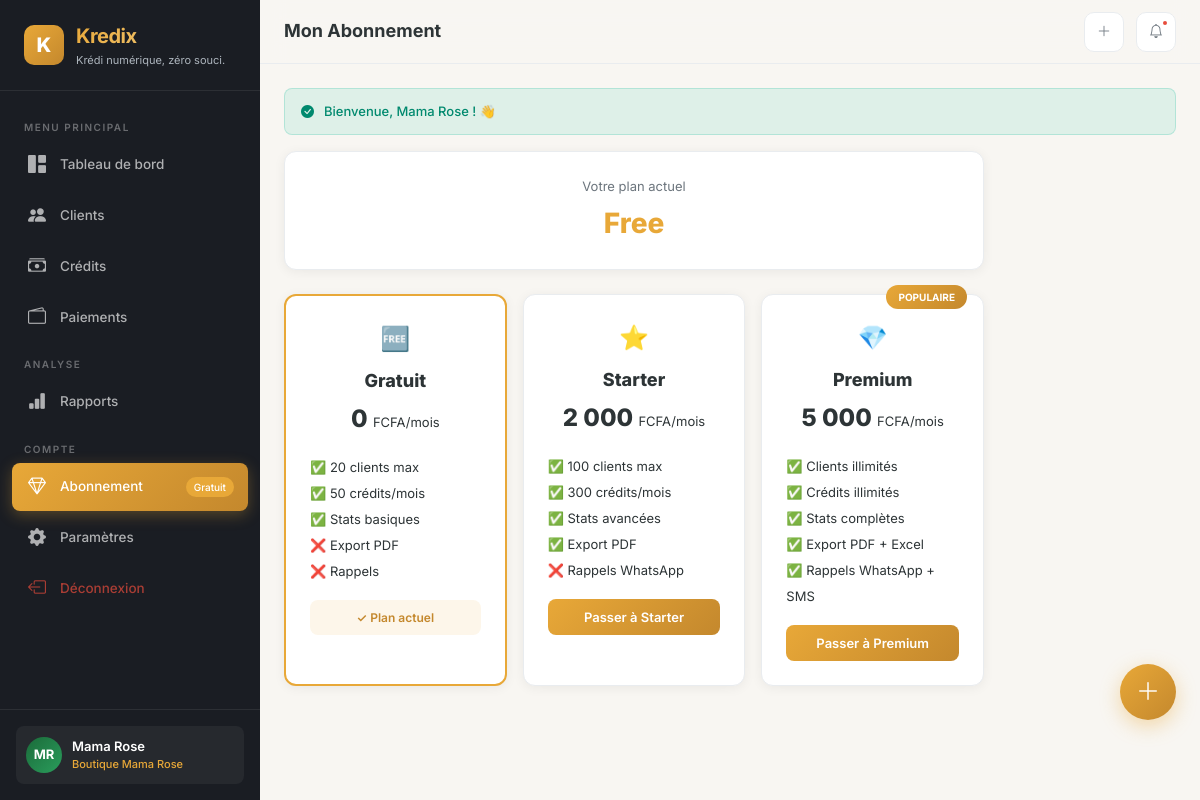
Page /subscription (signed in) on the committed database.
### tables this page shows
CREATE TABLE `users` (
    `id` INT AUTO_INCREMENT PRIMARY KEY,
    `full_name` VARCHAR(100) NOT NULL,
    `email` VARCHAR(150) UNIQUE DEFAULT NULL,
    `phone` VARCHAR(20) NOT NULL UNIQUE,
    `password_hash` VARCHAR(255) NOT NULL,
    `avatar` VARCHAR(255) DEFAULT NULL,
    `is_active` TINYINT(1) DEFAULT 1,
    `email_verified_at` TIMESTAMP NULL DEFAULT NULL,
    `remember_token` VARCHAR(100) DEFAULT NULL,
    `last_login_at` TIMESTAMP NULL DEFAULT NULL,
    `created_at` TIMESTAMP DEFAULT CURRENT_TIMESTAMP,
    `updated_at` TIMESTAMP DEFAULT CURRENT_TIMESTAMP ON UPDATE CURRENT_TIMESTAMP,
    INDEX `idx_phone` (`phone`),
    INDEX `idx_email` (`email`)
);

CREATE TABLE `shops` (
    `id` INT AUTO_INCREMENT PRIMARY KEY,
    `user_id` INT NOT NULL,
    `name` VARCHAR(100) NOT NULL,
    `type` VARCHAR(50) DEFAULT 'boutique',
    `phone` VARCHAR(20) DEFAULT NULL,
    `address` TEXT DEFAULT NULL,
    `city` VARCHAR(50) DEFAULT 'Douala',
    `currency` VARCHAR(10) DEFAULT 'XAF',
    `logo` VARCHAR(255) DEFAULT NULL,
    `is_active` TINYINT(1) DEFAULT 1,
    `created_at` TIMESTAMP DEFAULT CURRENT_TIMESTAMP,
    `updated_at` TIMESTAMP DEFAULT CURRENT_TIMESTAMP ON UPDATE CURRENT_TIMESTAMP,
    FOREIGN KEY (`user_id`) REFERENCES `users`(`id`) ON DELETE CASCADE,
    INDEX `idx_user` (`user_id`)
);

### app/controllers/SubscriptionController.php (called while the page is built, shortened)
<?php
class SubscriptionController extends Controller
{
    private Subscription $subscriptionModel;
    public function __construct()
    {
        $this->subscriptionModel = new Subscription();
    }
    public function index(): void
    {
        $user = $this->user();
        $currentPlan = $this->subscriptionModel->getCurrentPlan($user->id);
        $subscription = $this->subscriptionModel->getActive($user->id);
        $this->view('subscription.index', [
            'title'        => 'Mon Abonnement',
            'currentPlan'  => $currentPlan,
            'subscription' => $subscription,
            'shop'         => $this->shop(),
        ]);
    }
}

### config/routes.php (called while the page is built)
<?php
$router = new Router();
$router->get('', 'AuthController', 'showLogin');
$router->get('login', 'AuthController', 'showLogin');
$router->post('login', 'AuthController', 'login');
$router->get('register', 'AuthController', 'showRegister');
$router->post('register', 'AuthController', 'register');
$router->get('logout', 'AuthController', 'logout');
$router->get('forgot-password', 'AuthController', 'showForgotPassword');
$router->post('forgot-password', 'AuthController', 'forgotPassword');
$router->get('dashboard', 'DashboardController', 'index');
$router->get('customers', 'CustomerController', 'index');
$router->get('customers/create', 'CustomerController', 'create');
$router->post('customers/store', 'CustomerController', 'store');
$router->get('customers/show/{id}', 'CustomerController', 'show');
$router->get('customers/edit/{id}', 'CustomerController', 'edit');
$router->post('customers/update/{id}', 'CustomerController', 'update');
$router->post('customers/delete/{id}', 'CustomerController', 'delete');
$router->get('customers/search', 'CustomerController', 'search');
$router->get('credits', 'CreditController', 'index');
$router->get('credits/create', 'CreditController', 'create');
$router->get('credits/create/{customer_id}', 'CreditController', 'create');
$router->post('credits/store', 'CreditController', 'store');
$router->get('credits/show/{id}', 'CreditController', 'show');
$router->post('credits/cancel/{id}', 'CreditController', 'cancel');
$router->get('payments', 'PaymentController', 'index');
$router->get('payments/create/{credit_id}', 'PaymentController', 'create');
$router->post('payments/store', 'PaymentController', 'store');
$router->get('reports', 'ReportController', 'index');
$router->get('settings', 'SettingsController', 'index');
$router->post('settings/update-profile', 'SettingsController', 'updateProfile');
$router->post('settings/update-shop', 'SettingsController', 'updateShop');
$router->post('settings/update-password', 'SettingsController', 'updatePassword');
$router->get('subscription', 'SubscriptionController', 'index');
$router->post('subscription/upgrade', 'SubscriptionController', 'upgrade');
$router->get('api/customers/search', 'CustomerController', 'apiSearch');
$router->get('api/dashboard/stats', 'DashboardController', 'apiStats');
$router->dispatch();

### index.php (called while the page is built, shortened)
<?php
spl_autoload_register(function ($class) {
    $coreFile = BASE_PATH . '/core/' . $class . '.php';
    if (file_exists($coreFile)) {
        return;
    }
    $controllerFile = BASE_PATH . '/app/controllers/' . $class . '.php';
    if (file_exists($controllerFile)) {
        return;
    }
    $modelFile = BASE_PATH . '/app/models/' . $class . '.php';
    if (file_exists($modelFile)) {
        return;
    }
});
require_once BASE_PATH . '/app/helpers/functions.php';
require_once BASE_PATH . '/config/app.php';
require_once BASE_PATH . '/config/database.php';
require_once BASE_PATH . '/config/routes.php';

### app/helpers/functions.php (called while the page is built, shortened)
<?php
function url(string $path = ''): string
{
    return BASE_URL . '/' . ltrim($path, '/');
}
function asset(string $path): string
{
    return BASE_URL . '/public/' . ltrim($path, '/');
}
function e(?string $value): string
{
    return htmlspecialchars($value ?? '', ENT_QUOTES, 'UTF-8');
}
function isRoute(string $route): bool
{
    $currentUrl = $_GET['url'] ?? '';
    $currentUrl = rtrim($currentUrl, '/');
    return $currentUrl === $route || strpos($currentUrl, $route) === 0;
}
function activeClass(string $route): string
{
    return isRoute($route) ? 'active' : '';
}
function initials(string $name): string
{
    $parts = explode(' ', trim($name));
    $initials = '';
    foreach (array_slice($parts, 0, 2) as $part) {
        $initials .= mb_strtoupper(mb_substr($part, 0, 1));
    }
    return $initials;
}

### core/Database.php (called while the page is built, shortened)
<?php
class Database
{
    private static ?Database $instance = null;
    private PDO $pdo;
    private function __construct()
    {
        try {
            $dsn = "mysql:host=" . DB_HOST . ";dbname=" . DB_NAME . ";charset=" . DB_CHARSET;
            $options = [
                PDO::ATTR_ERRMODE            => PDO::ERRMODE_EXCEPTION,
                PDO::ATTR_DEFAULT_FETCH_MODE => PDO::FETCH_OBJ,
                PDO::ATTR_EMULATE_PREPARES   => false,
                PDO::MYSQL_ATTR_INIT_COMMAND => "SET NAMES " . DB_CHARSET
            ];
            $this->pdo = new PDO($dsn, DB_USER, DB_PASS, $options);
        } catch (PDOException $e) {
            if (APP_DEBUG) {
                die("Erreur de connexion : " . $e->getMessage());
            }
            die("Erreur de connexion à la base de données. Veuillez réessayer.");
        }
    }
    public static function getInstance(): self
    {
        if (self::$instance === null) {
            self::$instance = new self();
        }
        return self::$instance;
    }
    public function query(string $sql, array $params = []): PDOStatement
    {
        $stmt = $this->pdo->prepare($sql);
        $stmt->execute($params);
        return $stmt;
    }
    public function fetch(string $sql, array $params = []): ?object
    {
        $result = $this->query($sql, $params)->fetch();
        return $result ?: null;
    }
}

### core/Session.php (called while the page is built, shortened)
<?php
class Session
{
    public static function isLoggedIn(): bool
    {
        return isset($_SESSION['logged_in']) && $_SESSION['logged_in'] === true;
    }
    public static function userId(): ?int
    {
        return $_SESSION['user_id'] ?? null;
    }
    public static function getUser(): ?object
    {
        $db = Database::getInstance();
        return $db->fetch("SELECT * FROM users WHERE id = ?", [self::userId()]);
    }
}

### core/Model.php (called while the page is built, shortened)
<?php
class Model
{
    protected Database $db;
    protected string $table;
    public function __construct()
    {
        $this->db = Database::getInstance();
    }
    public function count(string $condition = '1=1', array $params = []): int
    {
        $result = $this->db->fetch(
            "SELECT COUNT(*) as total FROM {$this->table} WHERE {$condition}",
            $params
        );
        return $result ? (int)$result->total : 0;
    }
}

### app/models/Subscription.php (called while the page is built, shortened)
<?php
class Subscription extends Model
{
    public function getActive(int $userId): ?object
    {
        return $this->db->fetch(
            "SELECT * FROM subscriptions
             WHERE user_id = ? AND is_active = 1
             AND (expires_at IS NULL OR expires_at > NOW())
             ORDER BY id DESC LIMIT 1",
            [$userId]
        );
    }
    public function getCurrentPlan(int $userId): string
    {
        $sub = $this->getActive($userId);
        return $sub ? $sub->plan : 'free';
    }
}

### app/models/Notification.php (called while the page is built, shortened)
<?php
class Notification extends Model
{
    public function countUnread(int $shopId): int
    {
        return $this->count('shop_id = ? AND is_read = 0', [$shopId]);
    }
}

### views/layouts/app.php (the view, shortened to what this page needs)
<?php
$user = Session::getUser();
$currentShop = null;
if ($user) {
    $currentShop = Database::getInstance()->fetch("SELECT * FROM shops WHERE user_id = ? AND is_active = 1 LIMIT 1", [$user->id]);
}
$plan = 'free';
if ($user) {
    $subModel = new Subscription();
    $plan = $subModel->getCurrentPlan($user->id);
}
$notifModel = new Notification();
$notifCount = $currentShop ? $notifModel->countUnread($currentShop->id) : 0;
?>
<!DOCTYPE html>
<html lang="fr">
<head>
    <link rel="stylesheet" href="https://cdn.jsdelivr.net/npm/bootstrap-icons@1.11.3/font/bootstrap-icons.min.css">
    <link rel="stylesheet" href="<?= asset('css/app.css') ?>">
</head>
<body>
<aside class="sidebar" id="sidebar">
    <div class="sidebar-brand">
        <div class="logo-icon">K</div>
        <div>
            <h2>Kredix</h2>
            <small><?= APP_TAGLINE ?></small>
        </div>
    </div>
    <nav class="sidebar-nav">
        <div class="nav-label">Menu Principal</div>
        <a href="<?= url('dashboard') ?>" class="nav-link <?= activeClass('dashboard') ?>">
            <i class="bi bi-grid-1x2-fill"></i> Tableau de bord
        </a>
        <a href="<?= url('customers') ?>" class="nav-link <?= activeClass('customers') ?>">
            <i class="bi bi-people-fill"></i> Clients
        </a>
        <a href="<?= url('credits') ?>" class="nav-link <?= activeClass('credits') ?>">
            <i class="bi bi-cash-stack"></i> Crédits
        </a>
        <a href="<?= url('payments') ?>" class="nav-link <?= activeClass('payments') ?>">
            <i class="bi bi-wallet2"></i> Paiements
        </a>
        <div class="nav-label">Analyse</div>
        <a href="<?= url('reports') ?>" class="nav-link <?= activeClass('reports') ?>">
            <i class="bi bi-bar-chart-fill"></i> Rapports
        </a>
        <div class="nav-label">Compte</div>
        <a href="<?= url('subscription') ?>" class="nav-link <?= activeClass('subscription') ?>">
            <i class="bi bi-gem"></i> Abonnement
            <?php if ($plan === 'free'): ?>
                <span style="margin-left:auto;font-size:10px;background:var(--primary);padding:2px 8px;border-radius:10px;color:#fff;">Gratuit</span>
            <?php endif; ?>
        </a>
        <a href="<?= url('settings') ?>" class="nav-link <?= activeClass('settings') ?>">
            <i class="bi bi-gear-fill"></i> Paramètres
        </a>
        <a href="<?= url('logout') ?>" class="nav-link" style="color:rgba(231,76,60,0.7);">
            <i class="bi bi-box-arrow-left"></i> Déconnexion
        </a>
    </nav>
    <div class="sidebar-footer">
        <div class="sidebar-user">
            <div class="avatar"><?= $user ? initials($user->full_name) : '?' ?></div>
            <div class="user-info">
                <div class="name"><?= $user ? e($user->full_name) : '' ?></div>
                <div class="plan"><?= $currentShop ? e($currentShop->name) : '' ?></div>
            </div>
        </div>
    </div>
</aside>
<main class="main-content">
    <header class="topbar">
        <div style="display:flex;align-items:center;gap:12px;">
            <div class="page-title"><?= e($title ?? 'Dashboard') ?></div>
        </div>
        <div class="topbar-actions">
            <a href="<?= url('credits/create') ?>" class="btn-icon hide-mobile" title="Nouveau crédit">
                <i class="bi bi-plus-lg"></i>
            </a>
            <div class="btn-icon" style="cursor:default;">
                <i class="bi bi-bell"></i>
                <?php if ($notifCount > 0): ?>
                    <span class="badge-dot"></span>
                <?php endif; ?>
            </div>
        </div>
    </header>
    <div class="page-content animate-fade">
        <?php include BASE_PATH . '/views/partials/alerts.php'; ?>
        <?= $content ?>
    </div>
</main>
<a href="<?= url('credits/create') ?>" class="fab" title="Nouveau crédit">
    <i class="bi bi-plus-lg"></i>
</a>
</body>
</html>

### core/Router.php (shortened to what this page needs)
<?php
class Router
{
    private array $routes = [];
    public function get(string $path, string $controller, string $method): void
    {
        $this->routes[] = [
            'method'     => 'GET',
            'path'       => $path,
            'controller' => $controller,
            'action'     => $method
        ];
    }
    public function post(string $path, string $controller, string $method): void
    {
        $this->routes[] = [
            'method'     => 'POST',
            'path'       => $path,
            'controller' => $controller,
            'action'     => $method
        ];
    }
    public function dispatch(): void
    {
        $url = $this->getUrl();
        $requestMethod = $_SERVER['REQUEST_METHOD'];
        foreach ($this->routes as $route) {
            if ($route['method'] !== $requestMethod) {
                continue;
            }
            $pattern = $this->convertToRegex($route['path']);
            if (preg_match($pattern, $url, $matches)) {
                $params = array_filter($matches, 'is_string', ARRAY_FILTER_USE_KEY);
                $params = array_values($params);
                $action = $route['action'];
                $controller = new $controllerName();
                call_user_func_array([$controller, $action], $params);
                return;
            }
        }
    }
    private function getUrl(): string
    {
        $url = $_GET['url'] ?? '';
        return rtrim($url, '/');
    }
    private function convertToRegex(string $path): string
    {
        $pattern = preg_replace('/\{([a-zA-Z_]+)\}/', '(?P<$1>[^/]+)', $path);
        return '#^' . $pattern . '$#';
    }
}

### rows in the picture
users: full_name "MR", full_name "Mama Rose"
shops: name "Boutique Mama Rose"

### other values in the picture
$message "Bienvenue, Mama Rose ! 👋"
$currentPlan "Free"
